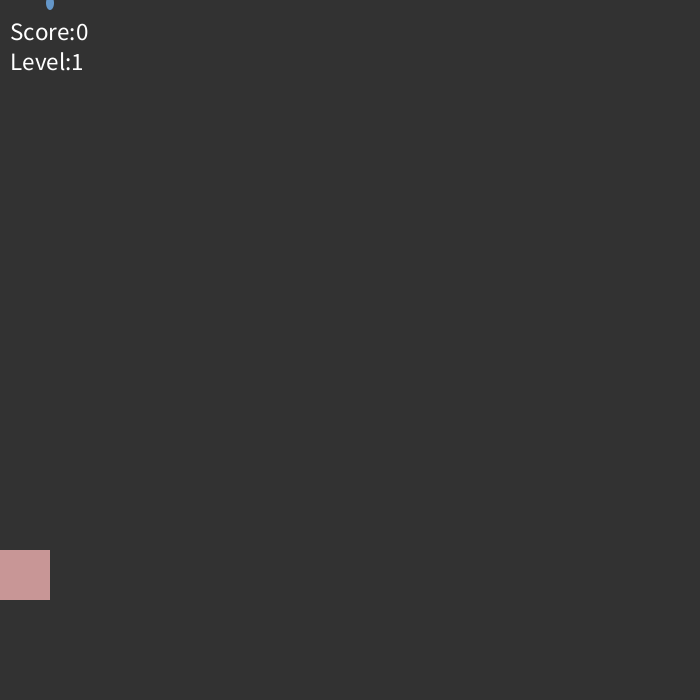
Frame 1 (no input)
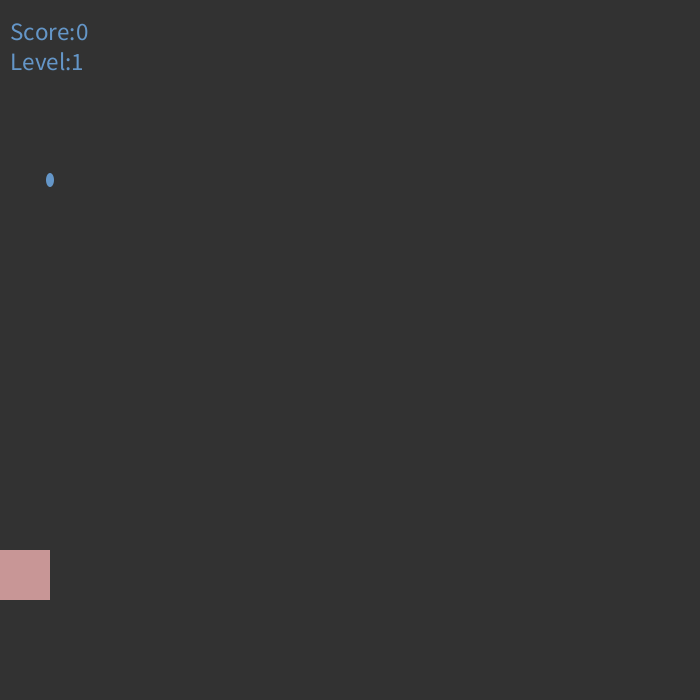
Frame 60 (the mouse pressed at the canvas centre just before this capture)
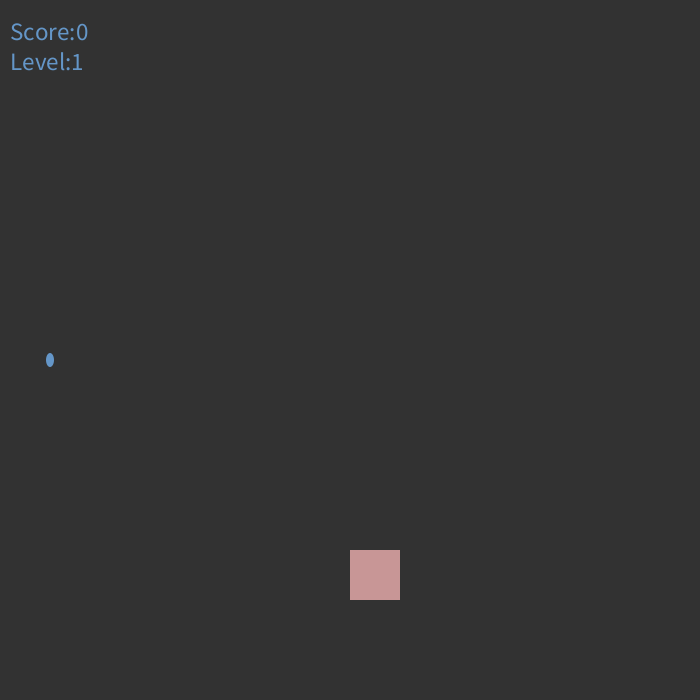
Frame 120 (the mouse held since frame 60 and released just before this capture)

The Processing sketch that drew these frames (run headless with seeded random() and noise(); from frame 60 on, the mouse is pressed at the canvas centre):

// Processing sketch: Rain_Game_160511a
// ── Rain_Game_160511a.pde
//drop properties
int yDrop = 0;
int speed = 3;
int xDrop = 50;
boolean missed = false;

//game properties
int levelProgress = 0;
int levelGoal = 5;

int Score = 0;
int level = 1;

//bucket properties
int bucketPos = 600;
int bucketSize = 50;
int bucketTop = bucketPos-bucketSize;


void drawBucket(){
  float fillRate = (levelProgress / float(levelGoal));
  int fillH = round(bucketSize * fillRate);
  int fillY = bucketPos - fillH;
  
  fill(200, 150, 150);
  rect(mouseX, bucketTop, bucketSize, bucketSize); //bucket
  
  fill(100, 150, 200);
  rect(mouseX, fillY, bucketSize, fillH); //water
}

void resetDrop() {
  yDrop=0;
  xDrop=(int)random(700);
  missed = false;
}

void setup() {
  size(700, 700);
}

void draw()
{
  //creating the board
  background(50, 50, 50);
  textSize(25);
  text("Score:"+Score, 10, 40);
  text("Level:"+level, 10, 70);
  fill(100, 150, 200);
  noStroke();

  //drop
  ellipse(xDrop, yDrop+=speed, 8, 14);
  fill(100, 200, 150);

  //reseting the game(failing)
  if (yDrop>= 700) {
    resetDrop();
    Score=0;
    levelProgress=0;
    level=1;
    speed=3;
  }
  //getting a point
  //if the drop is below the top of the bucket
  if (yDrop>=bucketTop) {
    //checking to see if we have missed it yet
    if (missed == false) {
      //checking if its in the bucket
      if (xDrop>=mouseX && xDrop<=mouseX+bucketSize) {
        resetDrop();
        Score++;
        levelProgress++;
      } else {
        missed = true;
      }
    }
  }
  
  //bucket and water filling
  drawBucket();

  //next level
  if (levelProgress==levelGoal) {
    level++;
    speed++;
    levelProgress=0;
  }
}
